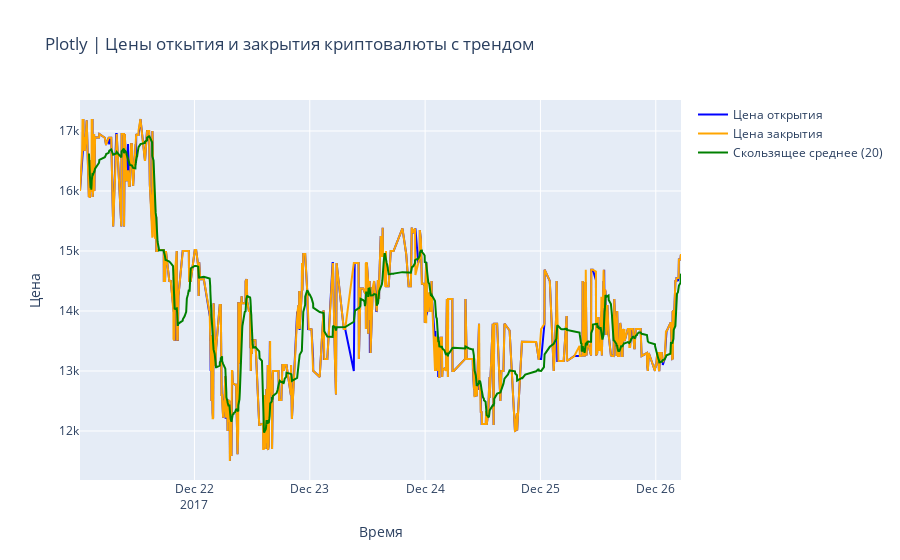

The code cell stored with this chart in its notebook:
### Code cell
#%%

import pandas as pd
from visualizations import matplotlib_visualization, seaborn_visualization, plotly_visualization
from custom_statistics import calculate_statistics, print_statistics

"""Загрузка данных из CSV Файла"""
data = pd.read_csv('data/BTCUSD_1m_KuCoin.csv', nrows=1000)

"""Преобразование времени в формат datatime"""
data['Open time'] = pd.to_datetime(data['Open time'])

"""Рассчитываем статистику"""
stats = calculate_statistics(data)

"""Выводим статистику"""
print_statistics(stats)

"""Вывод первых строк из файла
print(data.head())"""


"""Визуализация с помощью Matplotlib"""
matplotlib_visualization.plot_graph_matplotlib(data)

"""Визуализация с помощью Seaborn"""
seaborn_visualization.plot_graph_seaborn(data)

"""Визуализация с помощью Plotly"""
plotly_visualization.plot_graph_plotly(data)

### Figure 1 — Plotly figure (JSON) as saved in the notebook; plotly's stock layout.template omitted (floating-point values rounded to 4 significant figures; data arrays with more than 128 entries replaced by an {"elided": "..."} marker saying what was removed)
{"data": [{"line": {"color": "blue"}, "mode": "lines", "name": "Цена открытия", "type": "scatter", "x": {"elided": "1000 str values"}, "y": {"elided": "1000 float values"}}, {"line": {"color": "orange"}, "mode": "lines", "name": "Цена закрытия", "type": "scatter", "x": {"elided": "1000 str values"}, "y": {"elided": "1000 float values"}}, {"line": {"color": "green"}, "mode": "lines", "name": "Скользящее среднее (20)", "type": "scatter", "x": {"elided": "1000 str values"}, "y": {"elided": "1000 float values"}}], "layout": {"title": {"text": "Plotly | Цены откытия и закрытия криптовалюты с трендом"}, "xaxis": {"title": {"text": "Время"}}, "yaxis": {"title": {"text": "Цена"}}}}
